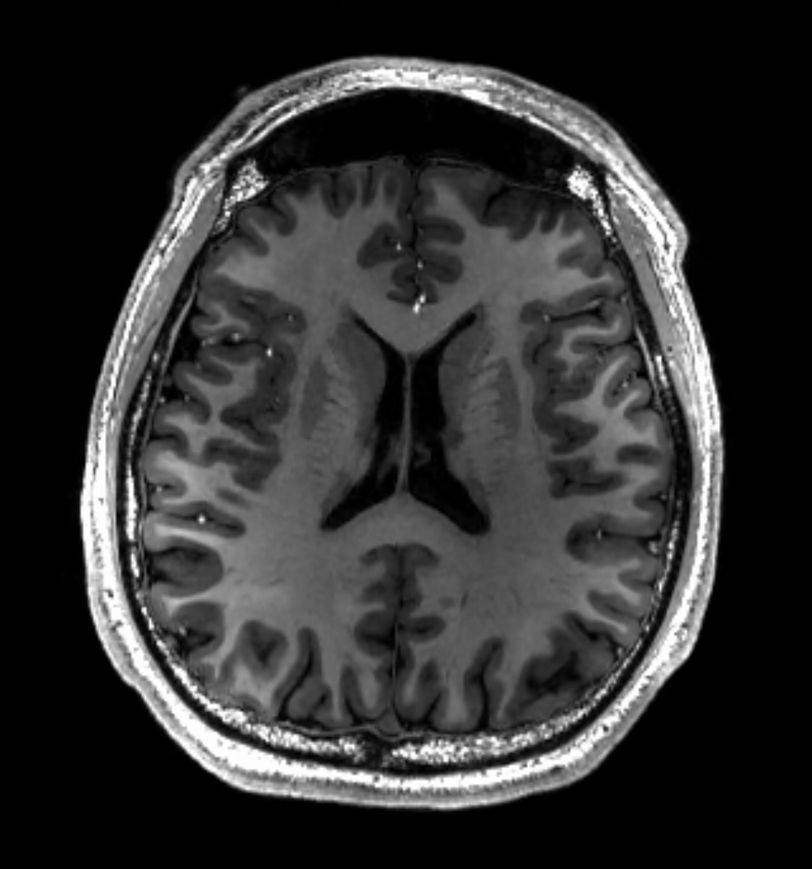
#> input picture Edge detection/brain_mri.png, 812 x 869 px, shrunk from 1433 x 1534 before the run
$ jupyter execute 'Canny edge detection.ipynb'
#> lines starting #> are read from the running program, lines starting #| are printed output that depends on the picture; after the words box and inside, x2 and y2 are one past the last pixel; in counts of white or black regions, pixels touching at a corner belong together
[cell 1]
import cv2
import matplotlib.pyplot as plt

# Read the image
image = cv2.imread('brain_mri.png', cv2.IMREAD_GRAYSCALE)
#> image is the input picture: shape (869, 812); min 0, max 255, mean 48.6

# Apply Canny edge detector
edges = cv2.Canny(image, 25, 50)
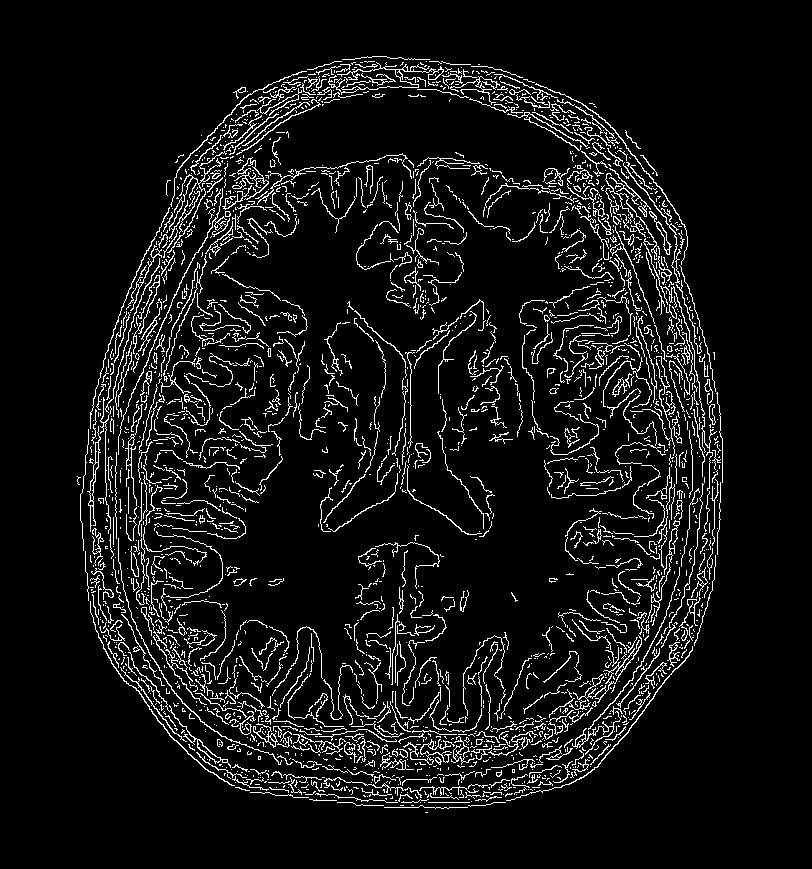
#> edges: shape (869, 812); 7.4% white in thin lines or dots, all inside (x1, y1, x2, y2) = (77, 56, 723, 813)

# Display the original and edge-detected images
plt.figure(figsize=(10, 5))
plt.subplot(1, 2, 1)
plt.imshow(image, cmap='gray')
plt.title('Original Image')

plt.subplot(1, 2, 2)
plt.imshow(edges, cmap='gray')
plt.title('Canny Edge Detection')

plt.show()
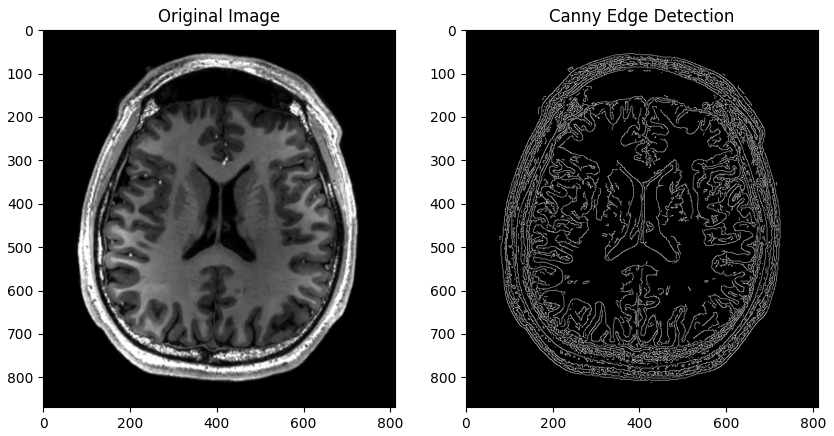
#> figure drawn by matplotlib, 2 panels
